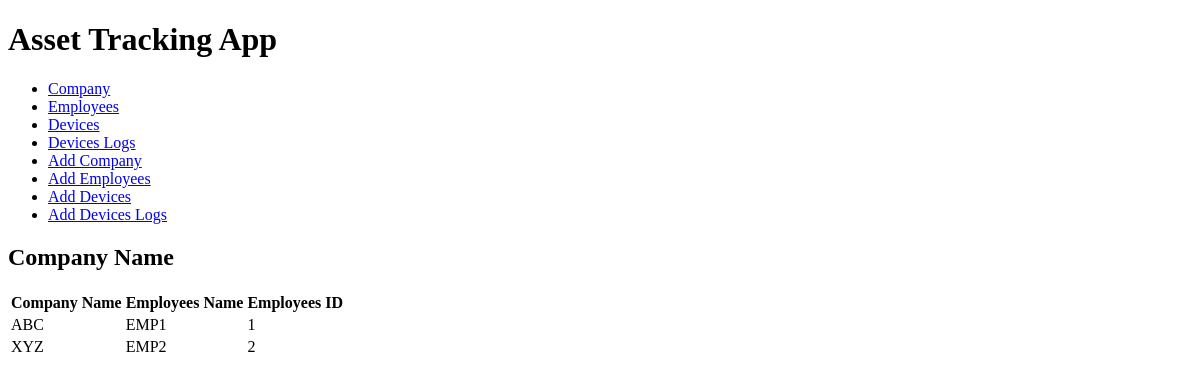
/employees_list/, run on an earlier commit of the app's database.
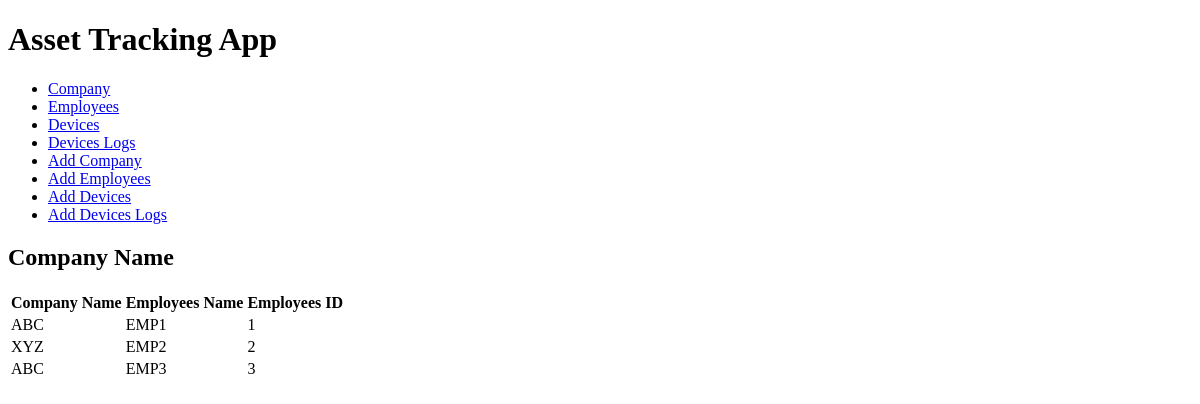
And on a later commit of the database.
### asset_manager/models.py (models this page shows, shortened)
class Employee(models.Model):
    company = models.ForeignKey(Company, on_delete=models.CASCADE)
    name = models.CharField(max_length=100)
    emp_id = models.CharField(max_length=100)

class Company(models.Model):
    name = models.CharField(max_length=100)

### asset_manager/views.py (the view)
# urls.py: path("employees_list/", views.employees_list, name="employees_list"),
def employees_list(request):
    employee = Employee.objects.all()
    return render(request, "employees_list.html", {"employee": employee})

### asset_manager/templates/employees_list.html (shortened to what this page needs)
<!DOCTYPE html>
<html lang="en">
  <head>
  </head>
  <body>
    <header>
      <h1>Asset Tracking App</h1>
      <nav>
        <ul>
          <li><a href="{% url 'company_list' %}">Company</a></li>
          <li><a href="{% url 'employees_list' %}">Employees</a></li>
          <li><a href="{% url 'devices_list' %}">Devices</a></li>
          <li><a href="{% url 'deviceslogs_list' %}">Devices Logs</a></li>
          <li><a href="{% url 'add_company' %}">Add Company</a></li>
          <li><a href="{% url 'add_employees' %}">Add Employees</a></li>
          <li><a href="{% url 'add_devices' %}">Add Devices</a></li>
          <li><a href="{% url 'add_deviceslogs' %}">Add Devices Logs</a></li>
        </ul>
      </nav>
    </header>
    <main>
      <h2>Company Name</h2>
      <table>
        <thead>
          <tr>
            <th>Company Name</th>
            <th>Employees Name</th>
            <th>Employees ID</th
          </tr>
        </thead>
        <tbody>
          {% for employees in employee %}
          <tr>
            <td>{{ employees.company.name }}</td>
            <td>{{ employees.name }}</td>
            <td>{{ employees.id }}</td>
          </tr>
          {% endfor %}
        </tbody>
      </table>
    </main>
  </body>
</html>

What changed in the data, as far as the page shows it:
added Employee: company.name "ABC", name "EMP3", id "3"
